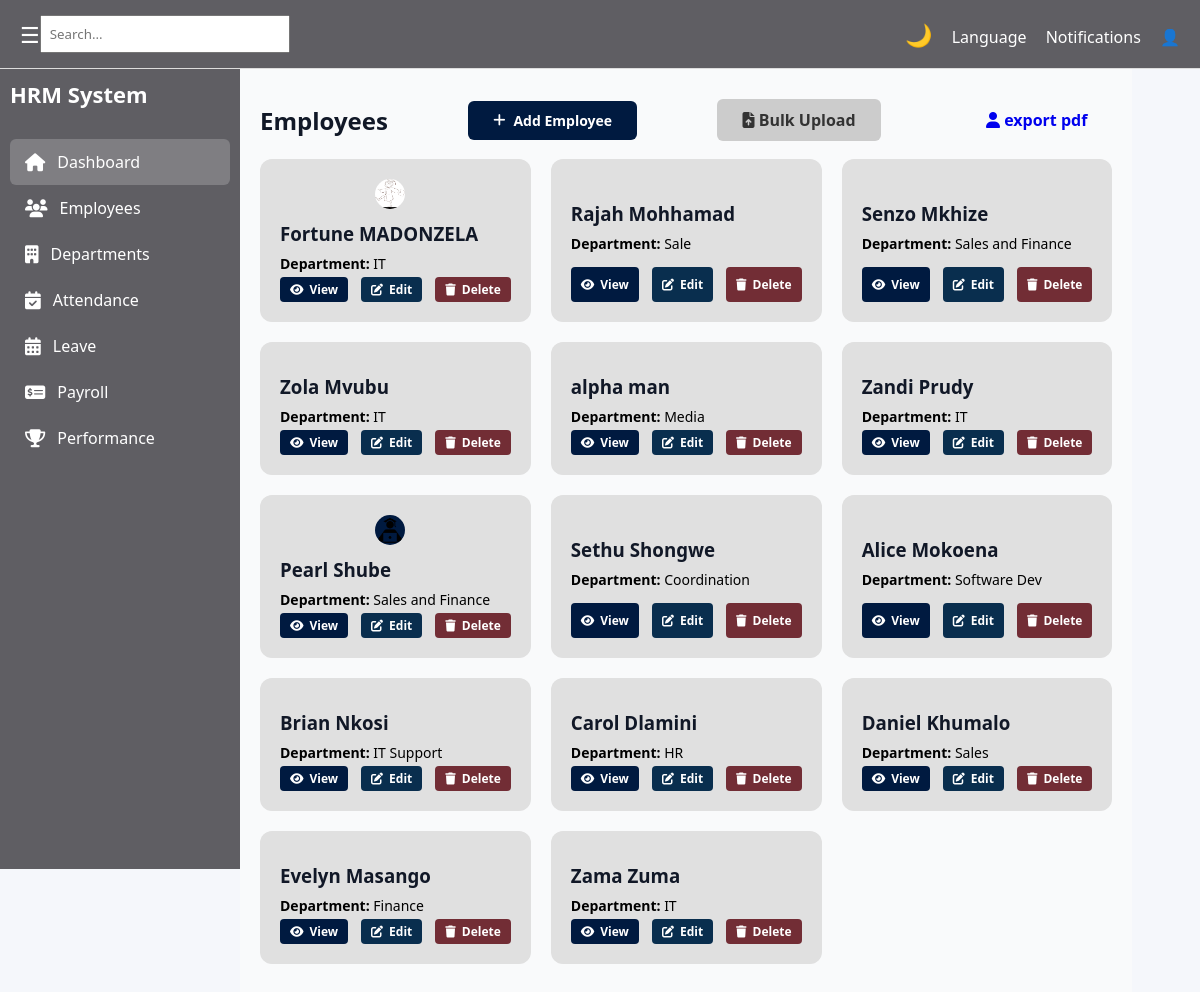
Page /hr/employees/ on the earlier database version.
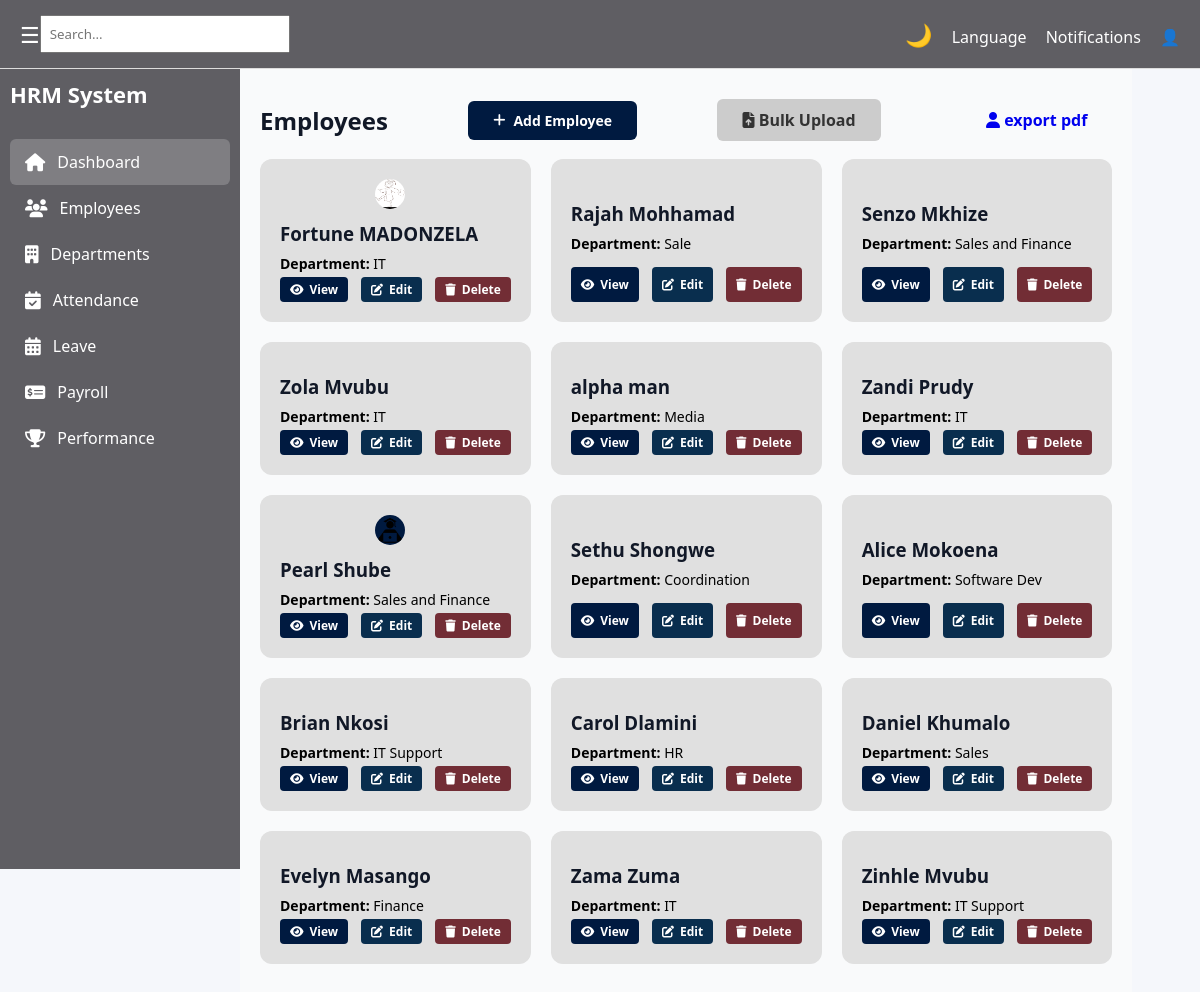
Same page on the later database version.
### hr/models.py (models this page shows, shortened)
class Employee(models.Model):
    user = models.OneToOneField(User, on_delete=models.CASCADE)
    department = models.ForeignKey(Department, on_delete=models.CASCADE)
    first_name = models.CharField(max_length=50)
    last_name = models.CharField(max_length=50)
    email = models.EmailField(unique=True)
    role = models.ForeignKey(Role, on_delete=models.CASCADE)
    date_joined = models.DateField(auto_now_add=True)
    profile_picture = models.ImageField(upload_to='employee_profiles/', blank=True, null=True) #media/employee_profiles/
    contract_copy = models.FileField(upload_to='employee_contracts/', blank=True, null=True) #media/employee_contracts/

class Department(models.Model):
    name = models.CharField(max_length=100)
    description = models.TextField(blank=True)
    def __str__(self):
        return self.name

### hr/views.py (the view)
# urls.py: path('employees/', EmployeesView.as_view(), name='employees'),
class EmployeesView(View):
    def get(self, request):
        template = loader.get_template('hr/pages/employees.html')
        employees = Employee.objects.all()
        context = {
            'employees': employees,
            'department_count': Department.objects.count(),
        }
        return HttpResponse(template.render(context, request))

### hr/templates/hr/pages/employees.html (shortened to what this page needs)
{% extends "hr/base/base.html" %}
{% block content %}
<section class="content">
            <div class="page-header">
                <h2>Employees</h2>
                <a href="{% url 'employee_create' %}" class="btn btn-primary">
                    <i class="fas fa-plus"></i> Add Employee
                </a>
                                <a href="{% url 'employee_bulk_upload' %}" class="btn btn-secondary">
    <i class="fas fa-file-upload"></i> Bulk Upload
</a>
<a href="{% url 'export_employee_profile' %}" class="btn btn-info">
    <i class="fas fa-user"></i> export pdf
</a>
            </div>
            <div class="employee-table">
               {% for employee in employees %}
                <div class="employee-card">
                    <div class="emp-photo">
                        {% if employee.profile_picture %}
                        <img src="{{ employee.profile_picture.url }}" alt="Profile Picture" class="employee-avatar">
                        {% endif %}
                    </div>
                    <div class="emp-info">
                        <h3>{{ employee.first_name }} {{ employee.last_name }}</h3>
                        <p><strong>Department:</strong> {{ employee.department }}</p>
                    </div>
                    <div class="employee-actions">
                        <a href="{% url 'employee_detail' employee.pk %}" class="btn btn-view">
                            <i class="fas fa-eye"></i> View
                        </a>
                        <a href="{% url 'employee_update' employee.pk %}" class="btn btn-edit">
                            <i class="fas fa-edit"></i> Edit
                        </a>
                        <a href="{% url 'employee_delete' employee.pk %}" class="btn btn-delete">
                            <i class="fas fa-trash"></i> Delete
                        </a>
                    </div>
                </div>
                {% empty %}
                <p>No employees found.</p>
                {% endfor %}
            </div>
        </section>
{% endblock %}

Differences in the rows shown:
added Employee: first_name "Zinhle", last_name "Mvubu", department "IT Support"
